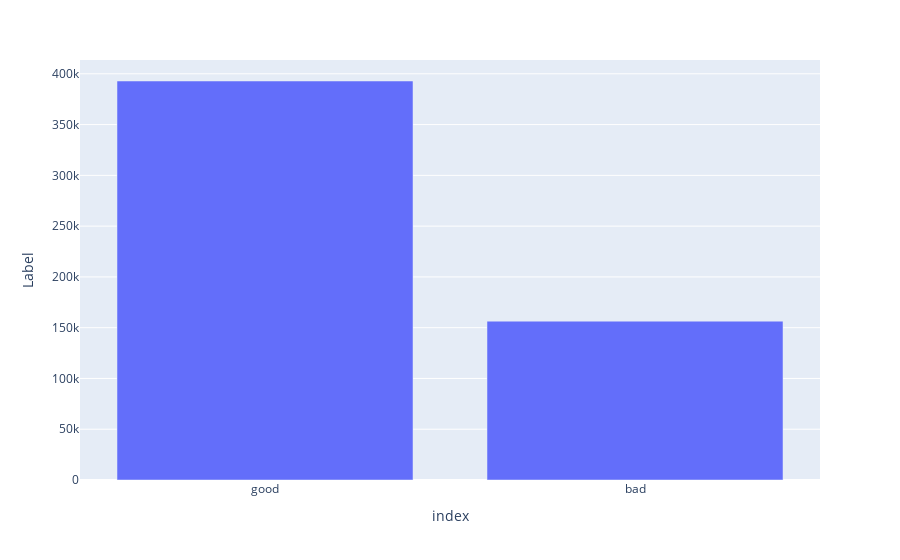

This figure's notebook cell:
### Code cell
#visualizing target_col
fig = px.bar(label_counts, x=label_counts.index, y=label_counts.Label)
fig.show()

### Figure 1 — Plotly figure (JSON) as saved in the notebook; plotly's stock layout.template omitted (floating-point values rounded to 4 significant figures)
{"data": [{"alignmentgroup": "True", "hovertemplate": "index=%{x}<br>Label=%{y}<extra></extra>", "legendgroup": "", "marker": {"color": "#636efa", "pattern": {"shape": ""}}, "name": "", "offsetgroup": "", "orientation": "v", "showlegend": false, "textposition": "auto", "type": "bar", "x": ["good", "bad"], "xaxis": "x", "y": [392924, 156422], "yaxis": "y"}], "layout": {"barmode": "relative", "legend": {"tracegroupgap": 0}, "margin": {"t": 60}, "xaxis": {"anchor": "y", "domain": [0, 1], "title": {"text": "index"}}, "yaxis": {"anchor": "x", "domain": [0, 1], "title": {"text": "Label"}}}}
